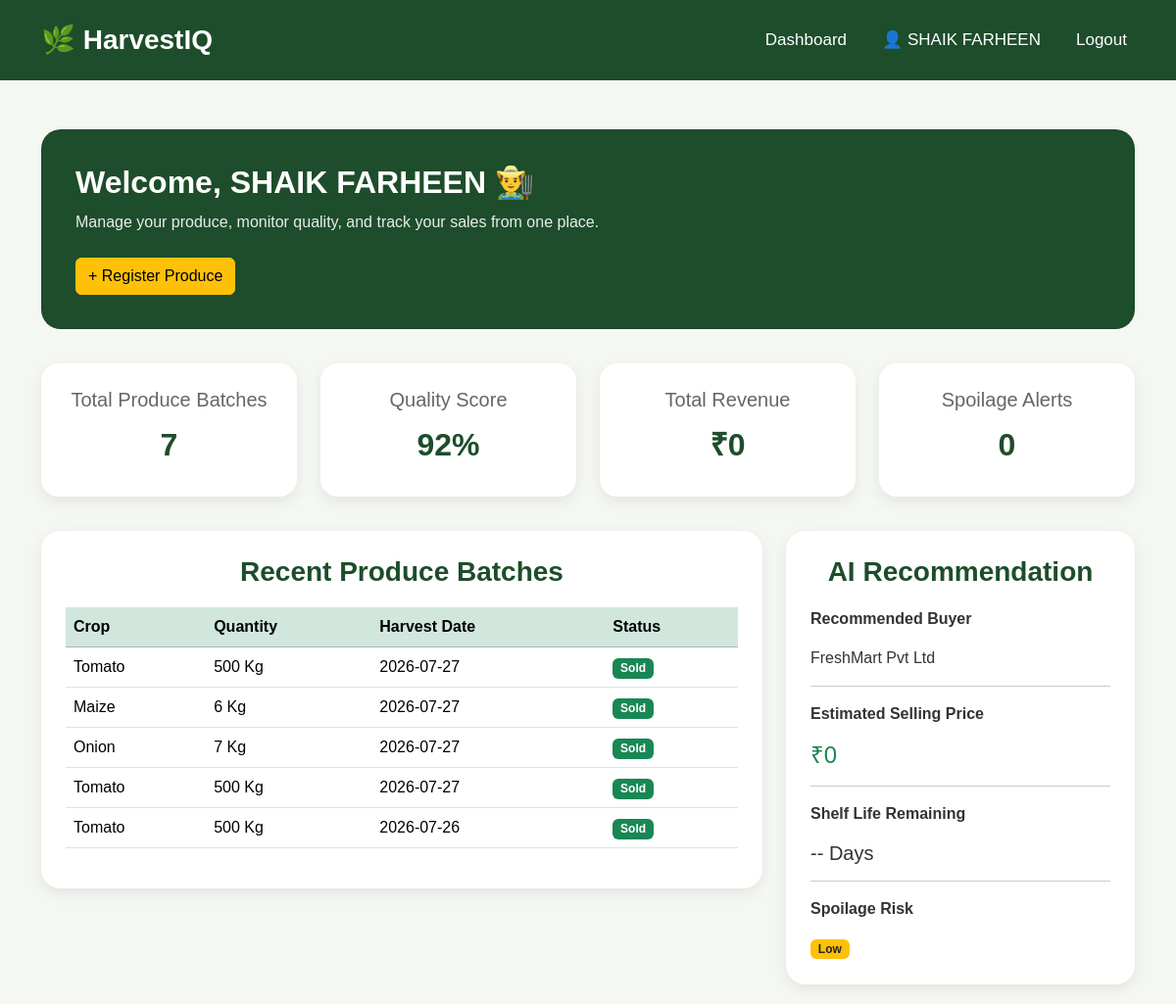
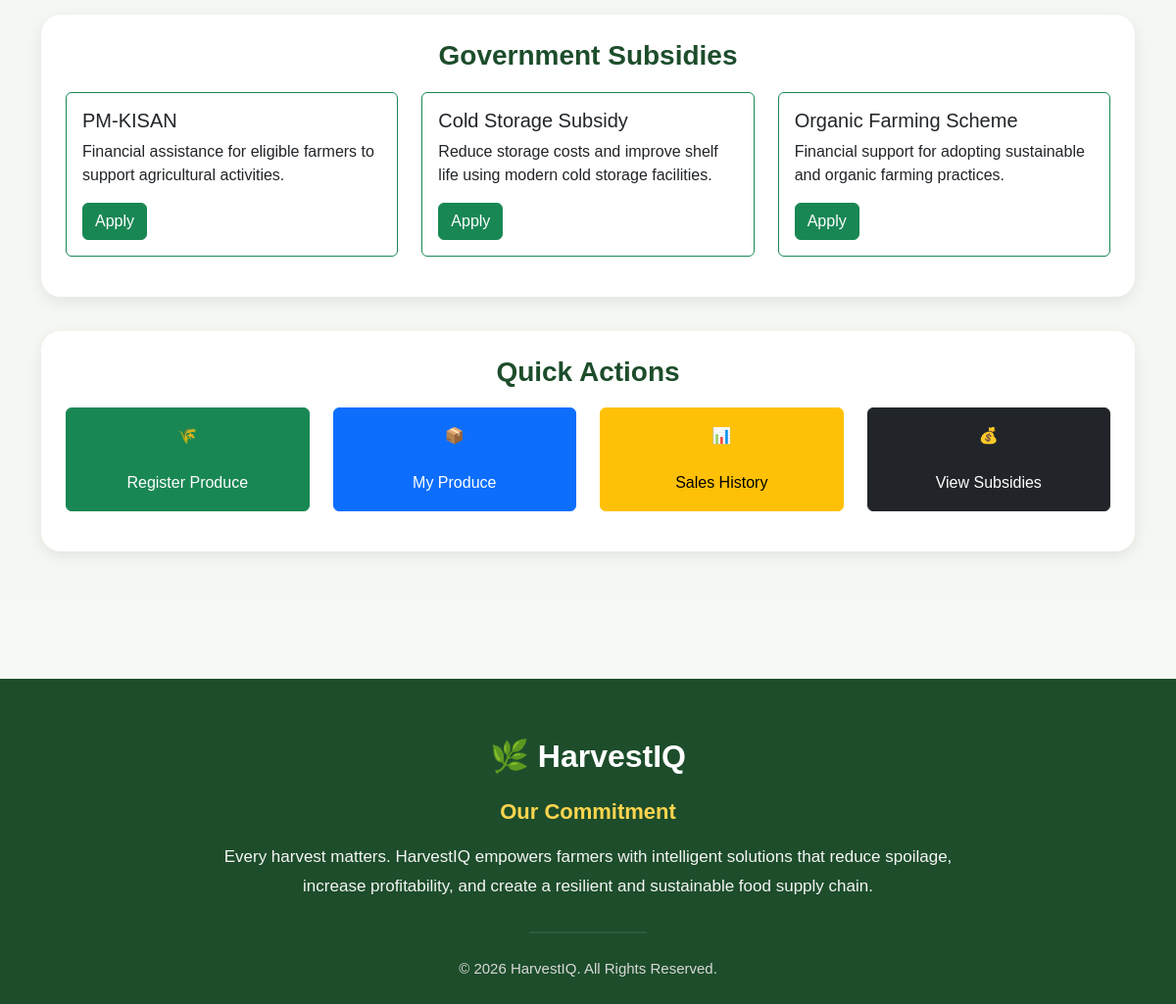
/farmer_dashboard (signed in), run on the app's committed database (2 pictures, top to bottom).
### app.py (models this page shows)
class User(db.Model):
    __tablename__ = "users"
    id = db.Column(db.Integer, primary_key=True)
    full_name = db.Column(db.String(100), nullable=False)
    email = db.Column(db.String(120), unique=True, nullable=False)
    password_hash = db.Column(db.String(255), nullable=False)
    phone = db.Column(db.String(15))
    role = db.Column(db.String(20), nullable=False)
    created_at = db.Column(db.DateTime, default=datetime.utcnow)
    farmer = db.relationship(
        "Farmer",
        back_populates="user",
        uselist=False
    )
    buyer = db.relationship(
        "Buyer",
        back_populates="user",
        uselist=False
    )
    logistics = db.relationship(
        "LogisticsProvider",
        back_populates="user",
        uselist=False
    )

class ProduceBatch(db.Model):
    __tablename__ = "produce_batches"
    id = db.Column(db.Integer, primary_key=True)
    farmer_id = db.Column(
        db.Integer,
        db.ForeignKey("farmers.id"),
        nullable=False
    )
    crop_name = db.Column(db.String(50))
    variety = db.Column(db.String(50))
    quantity = db.Column(db.Integer)
    unit = db.Column(db.String(20))
    harvest_date = db.Column(db.Date)
    farm_location = db.Column(db.String(200))
    status = db.Column(
        db.String(30),
        default="Registered"
    )
    farmer = db.relationship(
        "Farmer",
        back_populates="produce_batches"
    )
    quality = db.relationship(
        "QualityInspection",
        back_populates="batch",
        uselist=False,
        lazy=True
    )
    shelf_life = db.relationship(
        "ShelfLifePrediction",
        back_populates="batch",
        uselist=False,
        lazy=True
    )
    storage = db.relationship(
        "StorageRecord",
        back_populates="batch",
        lazy=True
    )
    deliveries = db.relationship(
        "Delivery",
        back_populates="batch",
        lazy=True
    )
    recommendation = db.relationship(
        "Recommendation",
        back_populates="batch",
        uselist=False,
        lazy=True
    )
    sale = db.relationship(
        "Sale",
        back_populates="batch",
        uselist=False,
        lazy=True
    )

### app.py (the view)
@app.route("/farmer_dashboard")
def farmer_dashboard():
    if "user_id" not in session:
        return redirect(url_for("login"))
    user = User.query.get(session["user_id"])
    farmer = Farmer.query.filter_by(user_id=user.id).first()
    total_batches = ProduceBatch.query.filter_by(farmer_id=farmer.id).count()
    recent_batches = ProduceBatch.query.filter_by(
        farmer_id=farmer.id
    ).order_by(
        ProduceBatch.harvest_date.desc()
    ).limit(5).all()
    return render_template(
        "farmer_dashboard.html",
        user=user,
        farmer=farmer,
        total_batches=total_batches,
        recent_batches=recent_batches
    )

### templates/farmer_dashboard.html (shortened to what this page needs)
{% extends "base.html" %}
{% block content %}
<div class="dashboard">
    <div class="container">
        <div class="welcome-card">
            <h2>Welcome, {{ user.full_name }} 👨‍🌾</h2>
            <p>
                Manage your produce, monitor quality, and track your sales from one place.
            </p>
            <br>
            <a href="{{ url_for('register_produce') }}" class="btn btn-warning">
                + Register Produce
            </a>
        </div>
        <div class="row g-4">
            <div class="col-md-3">
                <div class="stats-card">
                    <h5>Total Produce Batches</h5>
                    <h2>{{ total_batches }}</h2>
                </div>
            </div>
            <div class="col-md-3">
                <div class="stats-card">
                    <h5>Quality Score</h5>
                    <h2>92%</h2>
                </div>
            </div>
            <div class="col-md-3">
                <div class="stats-card">
                    <h5>Total Revenue</h5>
                    <h2>₹0</h2>
                </div>
            </div>
            <div class="col-md-3">
                <div class="stats-card">
                    <h5>Spoilage Alerts</h5>
                    <h2>0</h2>
                </div>
            </div>
        </div>
        <div class="row">
            <div class="col-lg-8">
                <div class="section-box">
                    <h3 class="section-title">Recent Produce Batches</h3>
                    <table class="table table-hover align-middle">
                        <thead class="table-success">
                            <tr>
                                <th>Crop</th>
                                <th>Quantity</th>
                                <th>Harvest Date</th>
                                <th>Status</th>
                            </tr>
                        </thead>
                        <tbody>
                            {% if recent_batches %}
                            {% for batch in recent_batches %}
                            <tr>
                                <td>{{ batch.crop_name }}</td>
                                <td>{{ batch.quantity }} {{ batch.unit }}</td>
                                <td>{{ batch.harvest_date }}</td>
                                <td>
                                    <span class="badge bg-success">
                                        {{ batch.status }}
                                    </span>
                                </td>
                            </tr>
                            {% endfor %}
                            {% else %}
                            <tr>
                                <td colspan="4" class="text-center">
                                    No produce batches registered yet.
                                </td>
                            </tr>
                            {% endif %}
                        </tbody>
                    </table>
                </div>
            </div>
            <div class="col-lg-4">
                <div class="section-box">
                    <h3 class="section-title">AI Recommendation</h3>
                    <p><strong>Recommended Buyer</strong></p>
                    <p>FreshMart Pvt Ltd</p>
                    <hr>
                    <p><strong>Estimated Selling Price</strong></p>
                    <h4 class="text-success">₹0</h4>
                    <hr>
                    <p><strong>Shelf Life Remaining</strong></p>
                    <h5>-- Days</h5>
                    <hr>
                    <p><strong>Spoilage Risk</strong></p>
                    <span class="badge bg-warning text-dark">
                        Low
                    </span>
                </div>
            </div>
        </div>
        <div class="section-box">
            <h3 class="section-title">Government Subsidies</h3>
            <div class="row">
                <div class="col-md-4 mb-3">
                    <div class="card border-success h-100">
                        <div class="card-body">
                            <h5 class="card-title">PM-KISAN</h5>
                            <p class="card-text">
                                Financial assistance for eligible farmers to support agricultural activities.
                            </p>
                            <a href="{{ url_for('apply_subsidy', subsidy_id=1) }}" class="btn btn-success">
                                Apply
                            </a>
                        </div>
                    </div>
                </div>
                <div class="col-md-4 mb-3">
                    <div class="card border-success h-100">
                        <div class="card-body">
                            <h5 class="card-title">Cold Storage Subsidy</h5>
                            <p class="card-text">
                                Reduce storage costs and improve shelf life using modern cold storage facilities.
                            </p>
                            <a href="{{ url_for('apply_subsidy', subsidy_id=2) }}" class="btn btn-success">
                                Apply
                            </a>
                        </div>
                    </div>
                </div>
                <div class="col-md-4 mb-3">
                    <div class="card border-success h-100">
                        <div class="card-body">
                            <h5 class="card-title">Organic Farming Scheme</h5>
                            <p class="card-text">
                                Financial support for adopting sustainable and organic farming practices.
                            </p>
                            <a href="{{ url_for('apply_subsidy', subsidy_id=3) }}" class="btn btn-success">
                                Apply
                            </a>
                        </div>
                    </div>
                </div>
            </div>
        </div>
        <div class="section-box">
            <h3 class="section-title">Quick Actions</h3>
            <div class="row text-center">
                <div class="col-md-3 mb-3">
                    <a href="{{ url_for('register_produce') }}" class="btn btn-success w-100 py-3">
                        🌾<br><br>
                        Register Produce
                    </a>
                </div>
                <div class="col-md-3 mb-3">
                    <a href="{{ url_for('my_produce') }}" class="btn btn-primary w-100 py-3">
                        📦<br><br>
                        My Produce
                    </a>
                </div>
                <div class="col-md-3 mb-3">
                    <a href="{{ url_for('sales_history') }}" class="btn btn-warning w-100 py-3">
                        📊<br><br>
                        Sales History
                    </a>
                </div>
                <div class="col-md-3 mb-3">
                    <a href="{{ url_for('view_subsidies') }}" class="btn btn-dark w-100 py-3">
                        💰<br><br>
                        View Subsidies
                    </a>
                </div>
            </div>
        </div>
    </div>
</div>
{% endblock %}

### templates/base.html (shortened to what this page needs)
<!DOCTYPE html>
<html lang="en">
<head>
    <link href="https://cdn.jsdelivr.net/npm/bootstrap@5.3.7/dist/css/bootstrap.min.css" rel="stylesheet">
</head>
<body>
    <nav class="navbar navbar-expand-lg navbar-dark">
        <div class="container">
            <a class="navbar-brand" href="/">🌿 HarvestIQ</a>
            <div class="collapse navbar-collapse" id="menu">
                <ul class="navbar-nav ms-auto">
                    {% if "user_id" not in session %}
                    <li class="nav-item">
                        <a class="nav-link" href="{{ url_for('home') }}">Home</a>
                    </li>
                    {% if request.endpoint == "home" %}
                    <li class="nav-item">
                        <a class="nav-link" href="#features">Features</a>
                    </li>
                    {% endif %}
                    <li class="nav-item">
                        <a class="nav-link" href="{{ url_for('login') }}">Login</a>
                    </li>
                    <li class="nav-item">
                        <a class="nav-link" href="{{ url_for('register') }}">Register</a>
                    </li>
                    {% else %}
                    <li class="nav-item">
                        {% if session["role"] == "Farmer" %}
                        <a class="nav-link" href="{{ url_for('farmer_dashboard') }}">
                            Dashboard
                        </a>
                        {% elif session["role"] == "Buyer" %}
                        <a class="nav-link" href="{{ url_for('buyer_dashboard') }}">
                            Dashboard
                        </a>
                        {% elif session["role"] == "Logistics" %}
                        <a class="nav-link" href="{{ url_for('logistics_dashboard') }}">
                            Dashboard
                        </a>
                        {% elif session["role"] == "Admin" %}
                        <a class="nav-link" href="{{ url_for('admin_dashboard') }}">
                            Dashboard
                        </a>
                        {% endif %}
                    </li>
                    <li class="nav-item">
                        {% if session["role"] == "Farmer" %}
                        <a class="nav-link" href="{{ url_for('profile') }}">
                            👤 {{ session["name"] }}
                        </a>
                        {% elif session["role"] == "Buyer" %}
                        <a class="nav-link" href="{{ url_for('buyer_profile') }}">
                            👤 {{ session["name"] }}
                        </a>
                        {% elif session["role"] == "Logistics" %}
                        <a class="nav-link" href="{{ url_for('logistics_profile') }}">
                            👤 {{ session["name"] }}
                        </a>
                        {% endif %}
                    </li>
                    <li class="nav-item">
                        <a class="nav-link" href="{{ url_for('logout') }}">
                            Logout
                        </a>
                    </li>
                    {% endif %}
                </ul>
            </div>
        </div>
    </nav>
    {% block content %}
    {% endblock %}
    <footer>
        <div class="container">
            <div class="footer-content">
                <h3>🌿 HarvestIQ</h3>
                <p class="commitment-title">
                    Our Commitment
                </p>
                <p class="commitment-text">
                    Every harvest matters. HarvestIQ empowers farmers with intelligent
                    solutions that reduce spoilage, increase profitability, and create
                    a resilient and sustainable food supply chain.
                </p>
                <hr>
                <p class="copyright">
                    © 2026 HarvestIQ. All Rights Reserved.
                </p>
            </div>
        </div>
    </footer>
</body>
</html>

### templates/base.html (style rules this page uses)
* { margin: 0; padding: 0; box-sizing: border-box; font-family: Arial, Helvetica, sans-serif; }
body { background: #f7f9f4; color: #333; }
html { scroll-behavior: smooth; }
.navbar { background: #1d4d2b; padding: 15px 0; }
.navbar-brand { color: white !important; font-size: 28px; font-weight: bold; }
.nav-link { color: white !important; margin-left: 20px; font-size: 17px; }
.section-title { text-align: center; font-size: 40px; font-weight: bold; color: #1d4d2b; margin-bottom: 50px; }
footer { background: #1d4d2b; color: white; padding: 60px 0 25px; margin-top: 80px; }
.footer-content { max-width: 750px; margin: auto; text-align: center; }
.footer-content h3 { font-size: 32px; font-weight: bold; margin-bottom: 20px; }
.commitment-title { font-size: 22px; font-weight: 600; color: #FFD54F; margin-bottom: 15px; }
.commitment-text { font-size: 17px; line-height: 1.8; color: #f5f5f5; margin-bottom: 30px; }
footer hr { width: 120px; margin: 25px auto; border: 1px solid rgba(255, 255, 255, .3); }
.copyright { font-size: 15px; color: #d8d8d8; margin: 0; }

### templates/farmer_dashboard.html (style rules this page uses)
.dashboard { background: #f5f7f2; min-height: 100vh; padding: 50px 0; }
.welcome-card { background: #1d4d2b; color: white; padding: 35px; border-radius: 20px; margin-bottom: 35px; }
.welcome-card h2 { font-weight: bold; margin-bottom: 10px; }
.welcome-card p { margin: 0; opacity: .9; }
.stats-card { background: white; border-radius: 18px; padding: 25px; box-shadow: 0 5px 15px rgba(0, 0, 0, .08); transition: .3s; text-align: center; height: 100%; }
.stats-card h5 { color: #666; margin-bottom: 15px; }
.stats-card h2 { color: #1d4d2b; font-weight: bold; }
.section-box { background: white; border-radius: 20px; padding: 25px; margin-top: 35px; box-shadow: 0 5px 15px rgba(0, 0, 0, .08); }
.section-title { color: #1d4d2b; font-size: 28px; font-weight: bold; margin-bottom: 20px; }

### data on the page
User: name "SHAIK FARHEEN", full_name "SHAIK FARHEEN"
ProduceBatch: crop_name "Tomato", quantity "500", unit "Kg", harvest_date "2026-07-27", status "Sold"
ProduceBatch: crop_name "Maize", quantity "6", unit "Kg", harvest_date "2026-07-27", status "Sold"
ProduceBatch: crop_name "Onion", quantity "7", unit "Kg", harvest_date "2026-07-27", status "Sold"
ProduceBatch: crop_name "Tomato", quantity "500", unit "Kg", harvest_date "2026-07-27", status "Sold"
ProduceBatch: crop_name "Tomato", quantity "500", unit "Kg", harvest_date "2026-07-26", status "Sold"

### other printed values
{{ total_batches }} "7"
